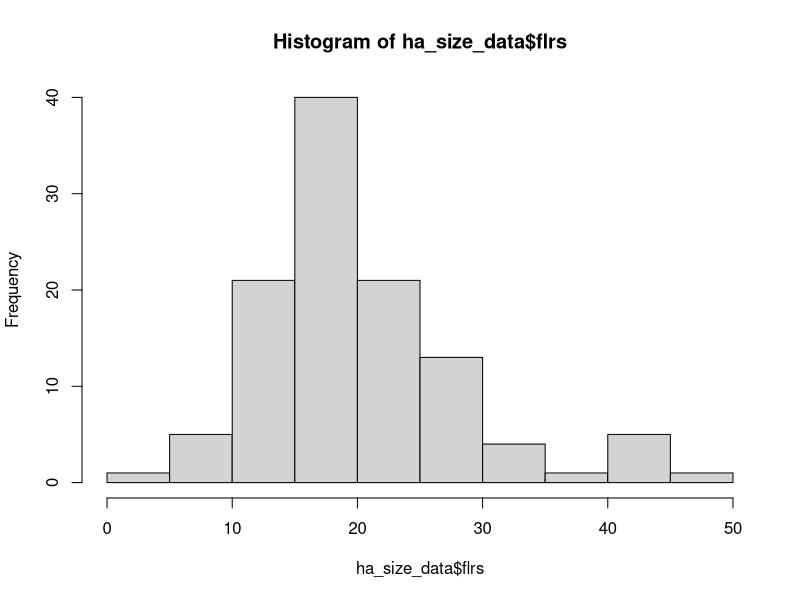
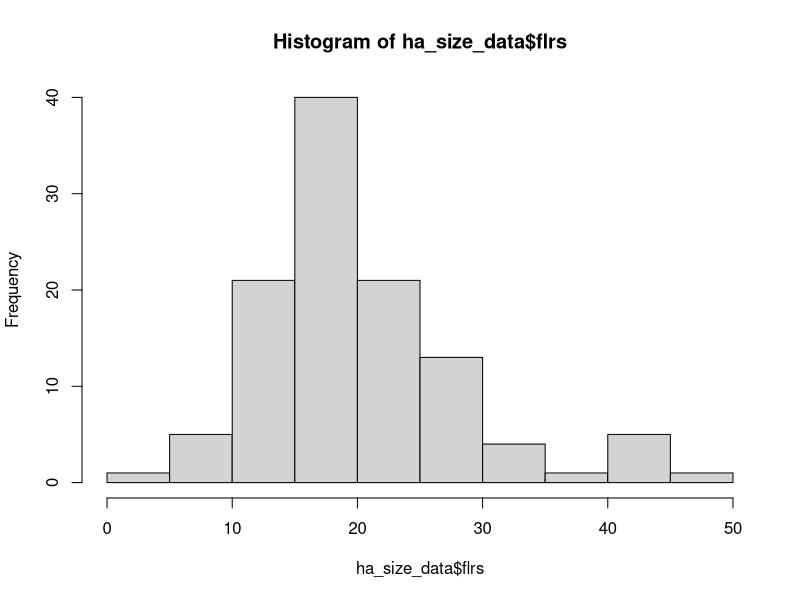
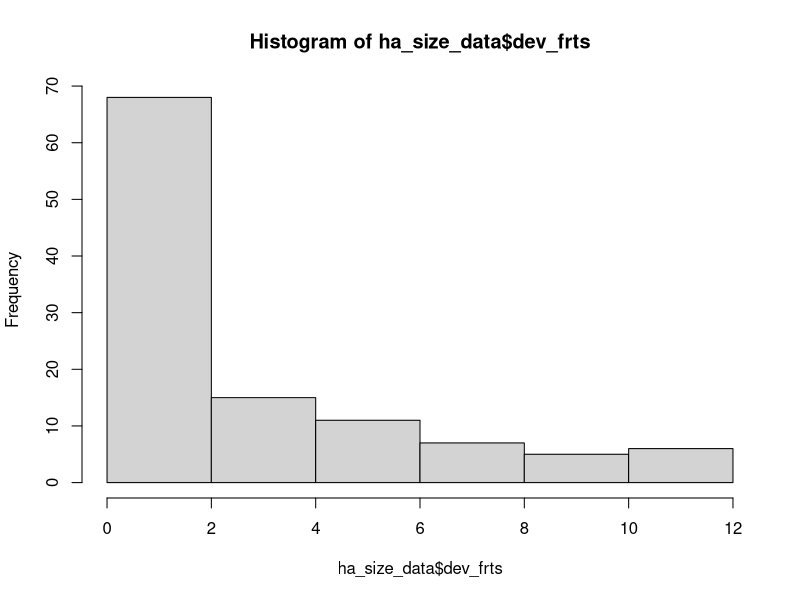
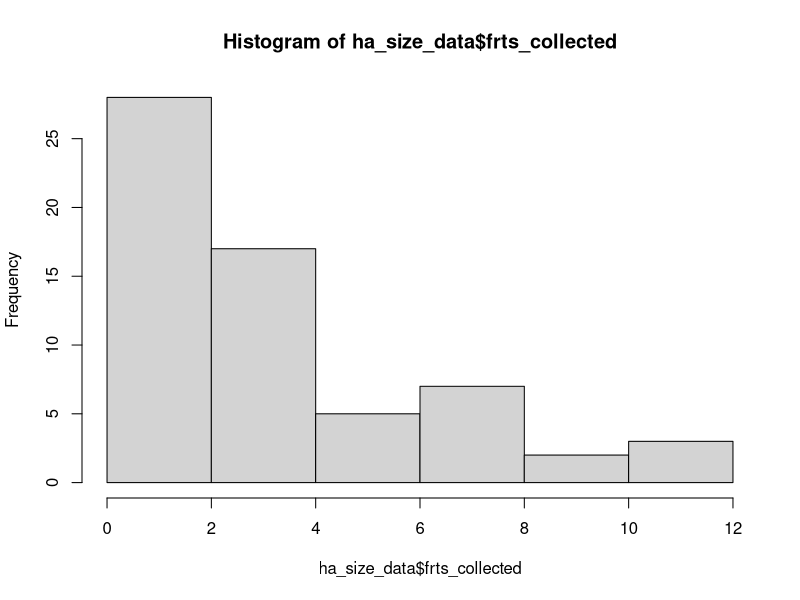
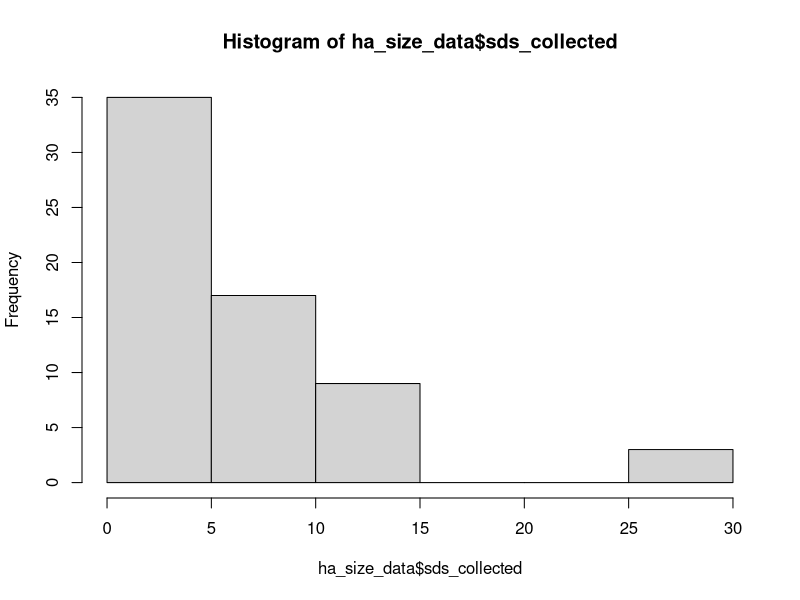
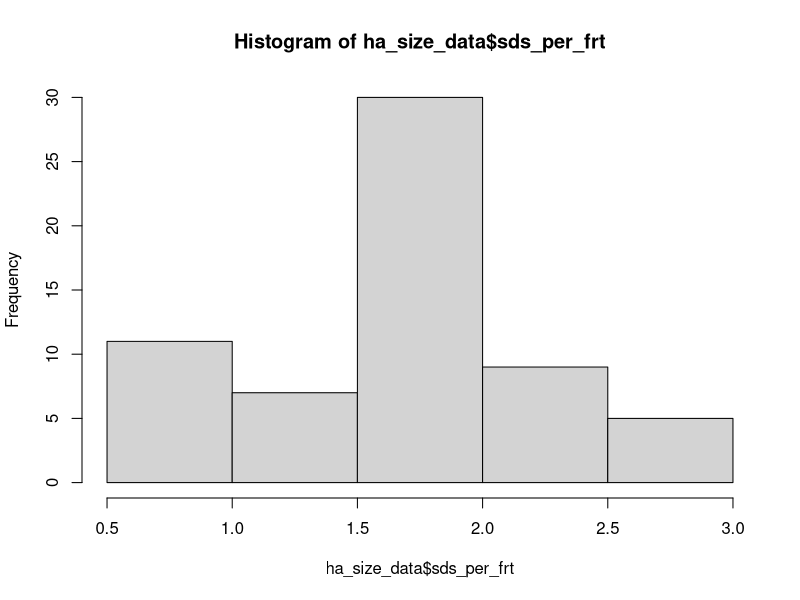

The R script that drew these images, in order: (Note: this script raises an error after producing the figures.)
# Data from 1998 pilot study on potential costs of reproduction in Heliconia
# acuminata. Conducted at the BDFFPs Camp 41.

# load packages -----------------------------------------------------------

library(tidyverse)
library(readxl)




# load individual datafiles -----------------------------------------------

# Plant Size at T0
ha_size_aug98 <- read_xls("./data_raw/LEAF_AREAS_AUG_1998.xls", skip = 1) %>%
  rename(
    "plant_id" = "PLANT #",
    "shoots" = "SHOOTS",
    "lf_length" = "LF LGTH",
    "prop_missing" = "% MISSING"
  ) %>%
  fill(shoots, .direction = "down") %>% # fill in shoot no. for each plant
  select(
    -"...8",
    -"LF AREA",
    -"AREA MISS",
    -"TOTAL AREA"
  ) # we are going to delete the values of
# some variables which were calculated with
# formulas in excel and recalculate them here

# Correct the data type for plant id no
ha_size_aug98$plant_id <- as.factor(ha_size_aug98$plant_id)
# Plant heights
AREAS <- read_xls("./data_raw/AREAS.xls")
ht_aug98 <- AREAS %>%
  select(
    `PLANT ID#`,
    `HEIGHT-AUG 98`,
    treatment
  ) %>%
  rename(
    "plant_id" = `PLANT ID#`,
    "ht" = `HEIGHT-AUG 98`,
    "trt" = "treatment"
  )

ht_aug98$plant_id <- as.factor(ht_aug98$plant_id)
ht_aug98$trt <- as.factor(ht_aug98$trt)


# calculate area of leaves ------------------------------------------------

# change NA in prop_missing to zeros
ha_size_aug98 <- ha_size_aug98 %>%
  replace_na(list(prop_missing = 0))

# Using this regression equation
# sqrt(lf_area)=1.721+0.35*lf_length
# calculate the area of a leaf based on its length

ha_size_aug98 <- ha_size_aug98 %>%
  mutate(lf_area = ((1.721 + 0.35 * lf_length)^2))

# calculate the amount of leaf area missing
ha_size_aug98 <- ha_size_aug98 %>%
  mutate(lf_area_missing = (lf_area * prop_missing))

# calculate the corrected area of each leaf
ha_size_aug98 <- ha_size_aug98 %>%
  mutate(lf_area_corrected = (lf_area - lf_area_missing))


# calculate total plant leaf area -----------------------------------------

# summarize the total leaf area of a plant
ha_size_aug98 <- ha_size_aug98 %>%
  group_by(plant_id) %>%
  mutate(total_la = round(sum(lf_area_corrected), digits = 1)) %>%
  mutate(lvs = n()) %>%
  slice(1) %>%
  select(plant_id, shoots, total_la, lvs)

# The number of shoots for plant 79 is a typo, should be 5
ha_size_aug98$shoots <- ifelse(ha_size_aug98$plant_id == "79", 5,
  ha_size_aug98$shoots
)









# add height data to LA data ----------------------------------------------
ha_size_aug98 <- left_join(ha_size_aug98, ht_aug98) %>%
  relocate(trt, ht, shoots, lvs, .after = plant_id)
#
rm(ht_aug98)

ha_size_aug98$yr <- as.factor("1998")
ha_size_aug98$mo <- as.factor("08")

ha_size_aug98 <- ha_size_aug98 %>%
  select(
    plant_id,
    trt,
    lvs,
    shoots,
    total_la,
    ht,
    yr,
    mo
  )

summary(ha_size_aug98)


# Jan 1998 data -----------------------------------------------------------
colnames(AREAS)
ha_size_jan98 <- AREAS %>%
  select(
    "plant_id" = `PLANT ID#`,
    "trt" = treatment,
    "flrs" = "# OF FLRS 98",
    "frts_collected" = "FRUITS COLLECTED 98",
    "dev_frts" = "# OF DEV FRTS 98",
    "sds_collected" = "#seeds collected 1998",
    "total_la" = "AREA-JAN 98",
    "shoots" = "SHOOTS JAN 98",
    "ht" = "HEIGHT-JAN 98"
  )

ha_size_jan98$plant_id <- as.factor(ha_size_jan98$plant_id)
ha_size_jan98$trt <- as.factor(ha_size_jan98$trt)

ha_size_jan98$yr <- as.factor("1998")
ha_size_jan98$mo <- as.factor("01")

names(ha_size_aug98)
names(ha_size_jan98)
ha_size_data <-
  bind_rows(ha_size_jan98, ha_size_aug98) %>%
  # Change the treatment ID from numbers to useful codes
  mutate(trt = case_when(
    trt == "1" ~ "fert_pollen",
    trt == "2" ~ "pollen",
    trt == "3" ~ "fert",
    trt == "4" ~ "control",
    TRUE ~ as.character(trt)
  )) %>%
  arrange(yr, mo, dev_frts, frts_collected, sds_collected) %>%
  mutate(trt = as.factor(trt)) %>%
  mutate(sds_per_frt = sds_collected / frts_collected) %>%
  relocate(dev_frts, .before = "frts_collected") %>%
  relocate(c(shoots, ht, total_la), .after = "trt") %>%
  relocate(sds_per_frt, .after = "frts_collected") %>%
  relocate(lvs, .before = "total_la")





# replace NA in frts and seeds with zero ----------------------------------

# ha_size_data <- replace_na(
#   ha_size_data,
#   list(frts_collected = 0, sds_collected = 0)
# )


# quick summaries  ----------------------------------------------------

hist(ha_size_data$flrs)

# ranges

ranges <- ha_size_data %>%
  filter(mo == "01") %>%
  summarize(
    flrs = range(flrs, na.rm = TRUE),
    frts_dev = range(dev_frts, na.rm = TRUE),
    frts_collect = range(frts_collected, na.rm = TRUE),
    sds_collected = range(sds_collected, na.rm = TRUE)
  ) %>%
  mutate(range = c("low", "high"), .before = 1) %>%
  pivot_longer(
    cols = "flrs":"sds_collected",
    values_to = "value",
    names_to = "stage"
  ) %>%
  pivot_wider(
    id_cols = "stage",
    names_from = "range"
  ) %>%
  mutate(range = paste(low, high, sep = "-")) %>%
  select(-low, -high)


plant_repro_summary <- ha_size_data %>%
  group_by(plant_id) %>%
  filter(mo == "01") %>%
  select(flrs, dev_frts, frts_collected, sds_collected, sds_per_frt) %>%
  ungroup() %>%
  summarise(across("flrs":"sds_per_frt",
    list(
      mean = mean,
      sd = sd,
      low = min,
      high = max
    ),
    na.rm = TRUE,
    .names = "{fn}_{col}"
  )) %>%
  pivot_longer(
    cols = starts_with("mean_"),
    names_to = "stage",
    names_prefix = "mean_",
    values_to = "mean",
    values_drop_na = FALSE
  ) %>%
  pivot_longer(
    cols = starts_with("sd_"),
    names_to = "stagesd",
    names_prefix = "sd_",
    values_to = "sd",
    values_drop_na = FALSE
  ) %>%
  unite("range_flrs", low_flrs, high_flrs, sep = "-") %>%
  unite("range_dev_frts", low_dev_frts, high_dev_frts, sep = "-") %>%
  unite("range_frts_collected", low_frts_collected, high_frts_collected, sep = "-") %>%
  unite("range_sds_collected", low_sds_collected, high_sds_collected, sep = "-") %>%
  unite("range_sds_per_frt", low_sds_per_frt, high_sds_per_frt, sep = "-") %>%
  pivot_longer(
    cols = starts_with("range_"),
    names_to = "stagerange",
    names_prefix = "range_",
    values_to = "range",
    values_drop_na = FALSE
  ) %>%
  filter((stage == stagesd) == TRUE) %>%
  filter((stage == stagerange) == TRUE) %>%
  select(stage, mean, sd, range)

plant_repro_summary




n_plants_flrs <- ha_size_data %>%
  filter(mo == "01") %>%
  filter(!is.na(flrs)) %>%
  summarize(n = n_distinct(plant_id))
n_plants_flrs <- n_plants_flrs %>%
  mutate(stage = "flrs")

n_plants_frts_dev <- ha_size_data %>%
  filter(mo == "01") %>%
  filter(!is.na(dev_frts)) %>%
  summarize(n = n_distinct(plant_id))
n_plants_frts_dev <- n_plants_frts_dev %>%
  mutate(stage = "dev_frts")

n_plants_frts_coll <- ha_size_data %>%
  filter(mo == "01") %>%
  filter(!is.na(frts_collected)) %>%
  summarize(n = n_distinct(plant_id))
n_plants_frts_coll <- n_plants_frts_coll %>%
  mutate(stage = "frts_collected")

n_plants_sds <- ha_size_data %>%
  filter(mo == "01") %>%
  filter(!is.na(sds_collected)) %>%
  summarize(n = n_distinct(plant_id))
n_plants_sds <- n_plants_sds %>%
  mutate(stage = "sds_collected")


n_plants_sds_per_frt <- ha_size_data %>%
  filter(mo == "01") %>%
  filter(!is.na(sds_per_frt)) %>%
  summarize(n = n_distinct(plant_id))
n_plants_sds_per_frt <- n_plants_sds_per_frt %>%
  mutate(stage = "sds_per_frt")

n_plants_stages <- bind_rows(
  n_plants_flrs,
  n_plants_frts_dev,
  n_plants_frts_coll,
  n_plants_sds,
  n_plants_sds_per_frt
)


plant_repro_summary <- plant_repro_summary %>%
  left_join(n_plants_stages)
plant_repro_summary

hist(ha_size_data$flrs)
hist(ha_size_data$dev_frts)
hist(ha_size_data$frts_collected)
hist(ha_size_data$sds_collected)
hist(ha_size_data$sds_per_frt)

# save as a CSV file ------------------------------------------------------
write_csv(ha_size_data, "./data_clean/ha_size_data_1998_cor.csv")
write_csv(plant_repro_summary, "./data_clean/plant_repro_summary.csv")

# TODO: need to do the following

# 108 missing in Jan
# what is difference btween seeds collected and sds?
# need to change the jan data to the import leaf-level data and add it up,
# i.e., enter the original data from notebooks
